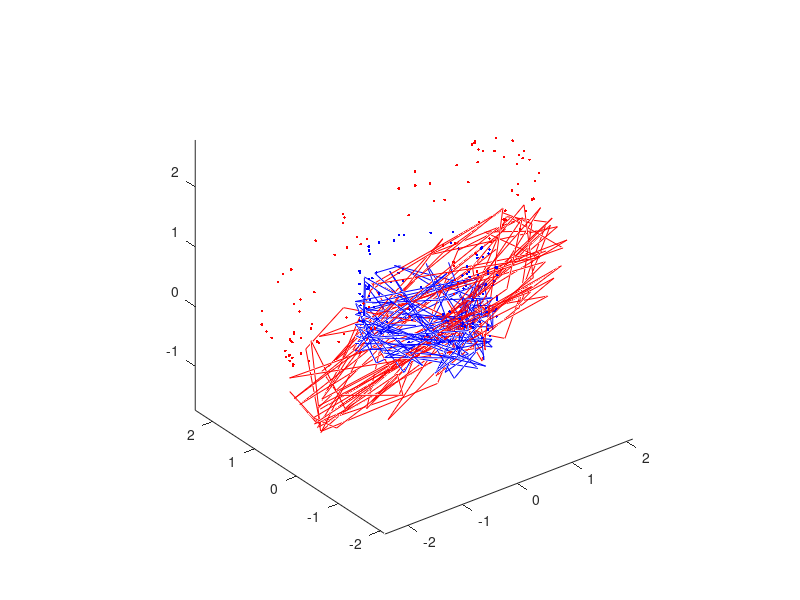
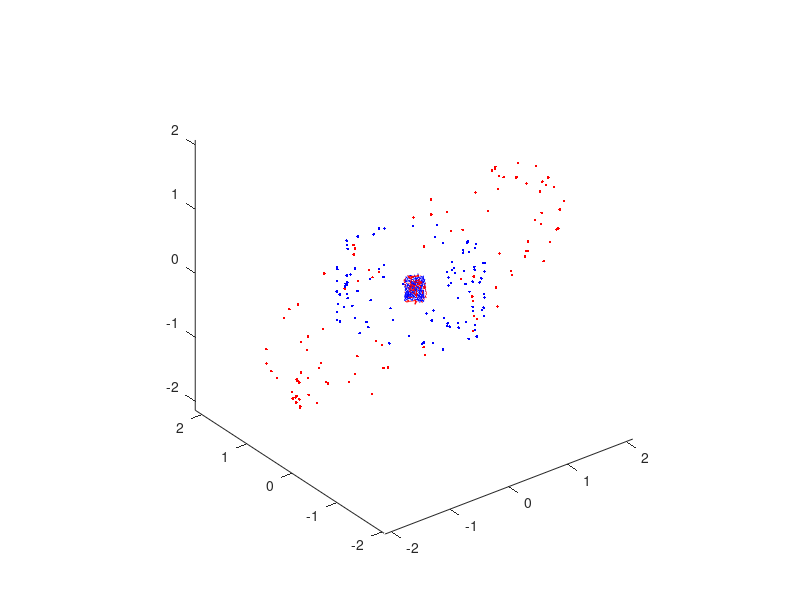
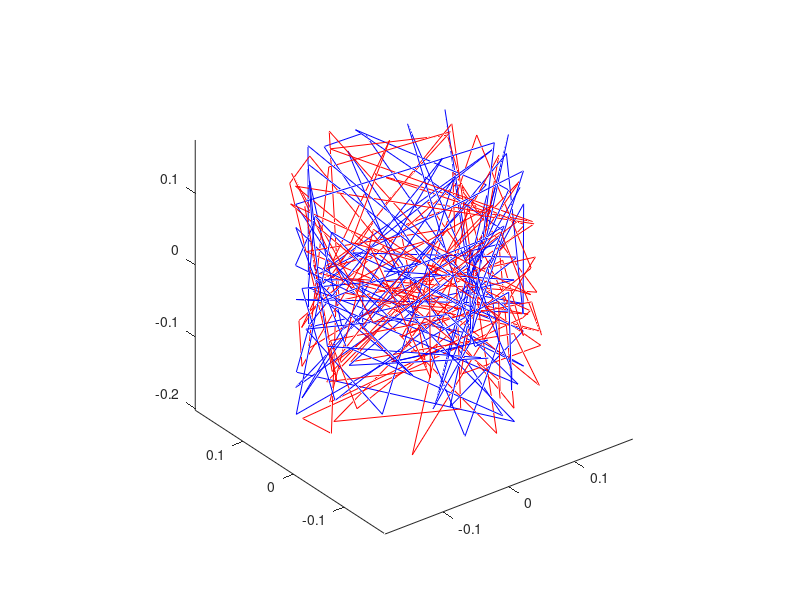
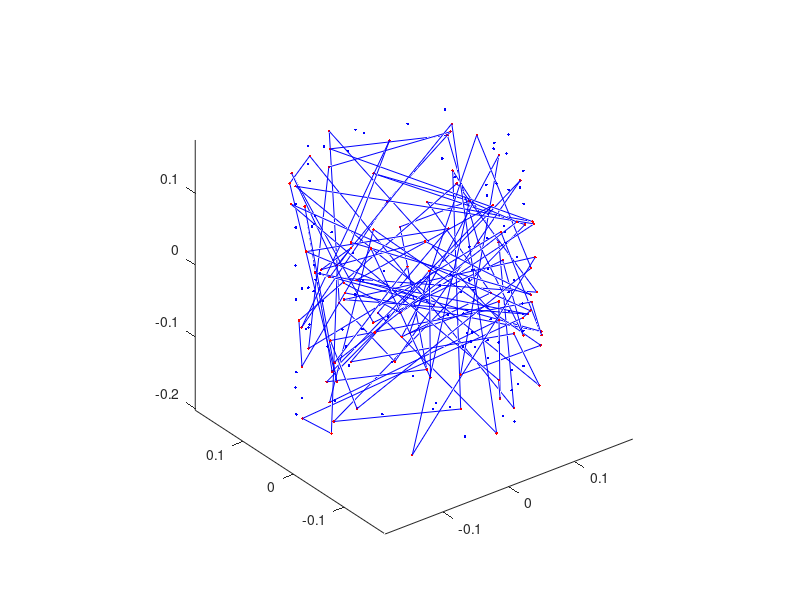

These charts were generated, in order, by the following MATLAB code:
#!/bin/octave## @ moritz siegelclear allclose allclc#graphics_toolkit('gnuplot')#graphics_toolkit('qt')#graphics_toolkit('fltk')disp( 'init \\\\\\\\\\\\\\\\\\\\\\\\\\\\\\\\\\\\\\\\\\\\\\\\\\\\\\\\\\\\\\ ' );## init first point cloud.n = 100;theta = 100 * rand( n, 1 );p = [ cos( theta ), sin( theta ), 1 * rand( size( theta ) ) ];## define affine transforms & derive second point cloud.translate = [ 0, 0.3, 0.7 ];reflect = [ -1, 0, 0; 0, 1, 0; 0, 0, 1 ];scale = [ 2, 0, 0; 0, 1, 0; 0, 0, 1 ];theta = 30;rot = [ cosd(theta), 0, -sind(theta); 0, 1, 0; sind(theta), 0, cosd(theta) ];shear = [ 1, 0.5, 0; 0, 1, 0; 0, 0, 1 ];affine_transform = eye( 3 );affine_transform = affine_transform * rot;affine_transform = affine_transform * reflect;affine_transform = affine_transform * scale;affine_transform = affine_transform * shear;q = ( affine_transform * p' )';q = q + translate;## check determinant.#assert( det( affine_transform ) > 0, "det( affine_transform ) <= 0, rerun" );disp( 'analyse \\\\\\\\\\\\\\\\\\\\\\\\\\\\\\\\\\\\\\\\\\\\\\\\\\\\\\\\\\\ ' );## 1) get rid of translation.centroid_p = mean( p );centroid_q = mean( q );p_shifted = p - repmat( centroid_p, n, 1 );q_shifted = q - repmat( centroid_q, n, 1 );## plot & compare both shifted point clouds with originals.fhc0 = figure;plot3( p(:,1), p(:,2), p(:,3), '.b' );hold onplot3( q(:,1), q(:,2), q(:,3), '.r' );axis equalplot3( p_shifted(:,1), p_shifted(:,2), p_shifted(:,3), 'b' );plot3( q_shifted(:,1), q_shifted(:,2), q_shifted(:,3), 'r' );print( fhc0, "affine_1_shifted_vs_origninal.png" )## check centroids.eps = 1e-8;assert( mean( p_shifted ) < eps & mean( q_shifted ) < eps, "not centered" );## 2) orthogonal reduction## covariance matrices.s_p = p_shifted' * p_shifted;s_q = q_shifted' * q_shifted;#assert( [1,0,0] * s_p * [1,0,0]' > 0 & [1,0,0] * s_q * [1,0,0]' > 0, "not positive-definite"); # chol() checks that## inverse square-roots of the covariance matrices.s_sqrt_p = chol( s_p, "lower" ); # choleski decomposition: A -> LL*s_sqrt_q = chol( s_q, "lower" );s_inv_sqrt_p = inv( s_sqrt_p ); # inverse: A -> A^-1s_inv_sqrt_q = inv( s_sqrt_q );p_orthogonal = ( s_inv_sqrt_p * p_shifted' )';q_orthogonal = ( s_inv_sqrt_q * q_shifted' )';## p and q are now related by a rotational matrix r = s_inv_sqrt_q affine s_sqrt_p (no inverse!)## plot & compare both orthonormalised point clouds with shifted.fhos0 = figure;plot3( p_shifted(:,1), p_shifted(:,2), p_shifted(:,3), '.b' );hold on;axis equal;plot3( q_shifted(:,1), q_shifted(:,2), q_shifted(:,3), '.r' );plot3( p_orthogonal(:,1), p_orthogonal(:,2), p_orthogonal(:,3), 'b' );plot3( q_orthogonal(:,1), q_orthogonal(:,2), q_orthogonal(:,3), 'r' );print( fhos0, "affine_2_orthogonal_vs_shifted.png" );fhoo0 = figure;plot3( p_orthogonal(:,1), p_orthogonal(:,2), p_orthogonal(:,3), 'b' );hold on;axis equal;plot3( q_orthogonal(:,1), q_orthogonal(:,2), q_orthogonal(:,3), 'r' );print( fhoo0, "affine_3_orthogonal.png" );## covariance matrixh = p_orthogonal' * q_orthogonal;## singular value decomposition[ u, s, v ] = svd( h );rotation = v * u';if ( det( rotation ) < 0 )  printf( "warning: det(rotation) < 0" );  if ( any( s(:) ) < 0 )    printf( "found reflection, correcting." );    v(:,3) = -v(:,3);    rotation = v*u';  else    printf( "error: single-value-decomposition failed! \provided data seems is too noisy for least-squares." );    endifendif## rotate orthogonal point clouds.p_rotated = ( rotation * p_orthogonal' )';## plot & compare both orthonormalised point clouds with shifted.fhor0 = figure;plot3( p_orthogonal(:,1), p_orthogonal(:,2), p_orthogonal(:,3), '.b' );hold on;axis equal;plot3( q_orthogonal(:,1), q_orthogonal(:,2), q_orthogonal(:,3), '.r' );plot3( p_rotated(:,1), p_rotated(:,2), p_rotated(:,3), 'b' );print( fhor0, "affine_4_rotated_vs_orthogonal.png" );## transform the rotation in the non-orthogonal affine transform.affine_rotation = ( s_sqrt_q * rotation ) * s_inv_sqrt_p;## rotate orthogonal point clouds.p_shifted_rotated = ( affine_rotation * p_shifted' )';## plot & compare both orthonormalised point clouds with shifted.fhor0 = figure;plot3( p_shifted(:,1), p_shifted(:,2), p_shifted(:,3), '.b' );hold on;axis equal;plot3( q_shifted(:,1), q_shifted(:,2), q_shifted(:,3), '.r' );plot3( p_shifted_rotated(:,1), p_shifted_rotated(:,2), p_shifted_rotated(:,3), 'b' );print( fhor0, "affine_5_affine_rotated_vs_shifted.png" );## compute translation.translation = centroid_q - ( affine_rotation * centroid_p' )';disp( 'simulated translation vector:' )disp( translate )disp( 'recovered translation vector:' )disp( translation )disp( 'deviation translation vector:' )disp( translate - translation )disp( 'simulated affine transform:' )disp( affine_transform )disp( 'recovered affine transform:' )disp( affine_rotation )disp( 'deviation affine transform:' )disp( affine_transform - affine_rotation )assert( all( all( ( affine_transform - affine_rotation ) < eps ) ), "failed to recover affine transform" ); 